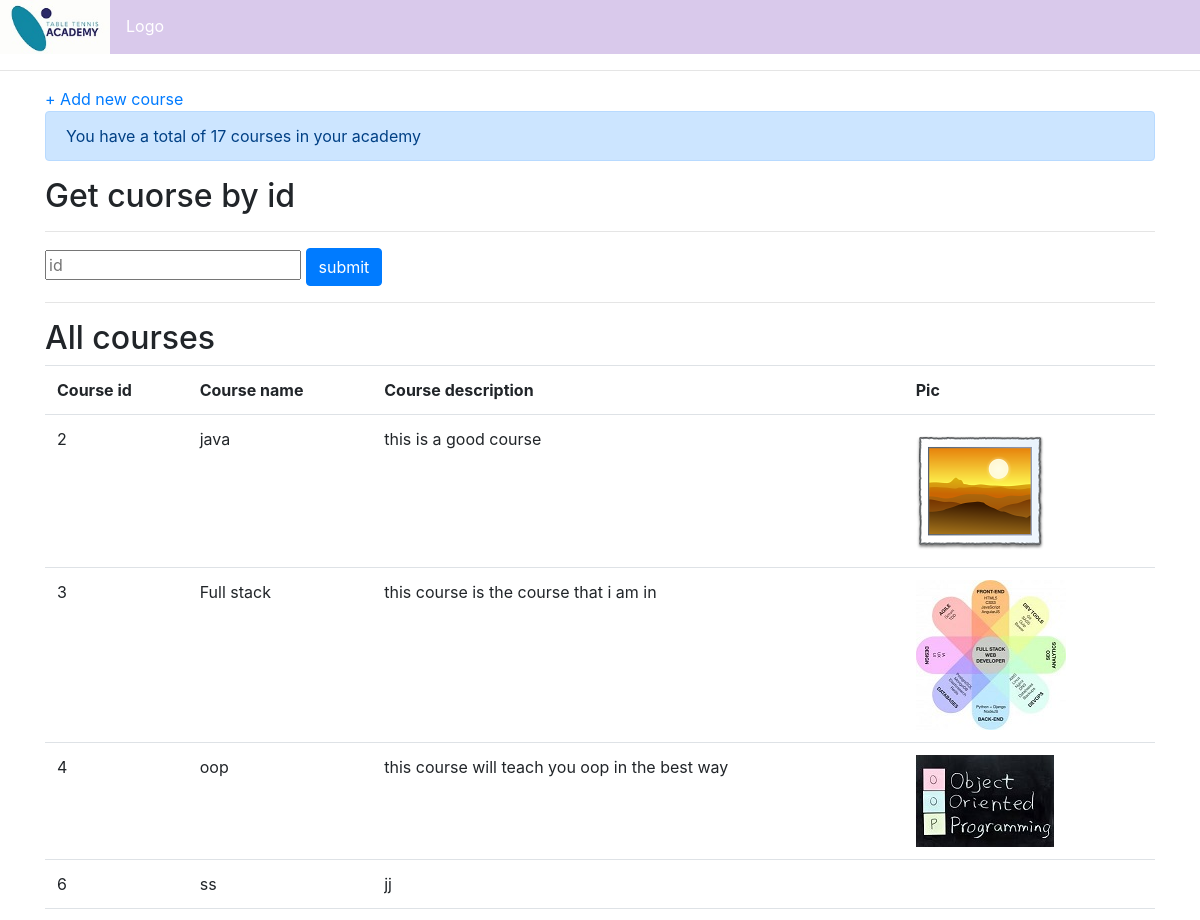
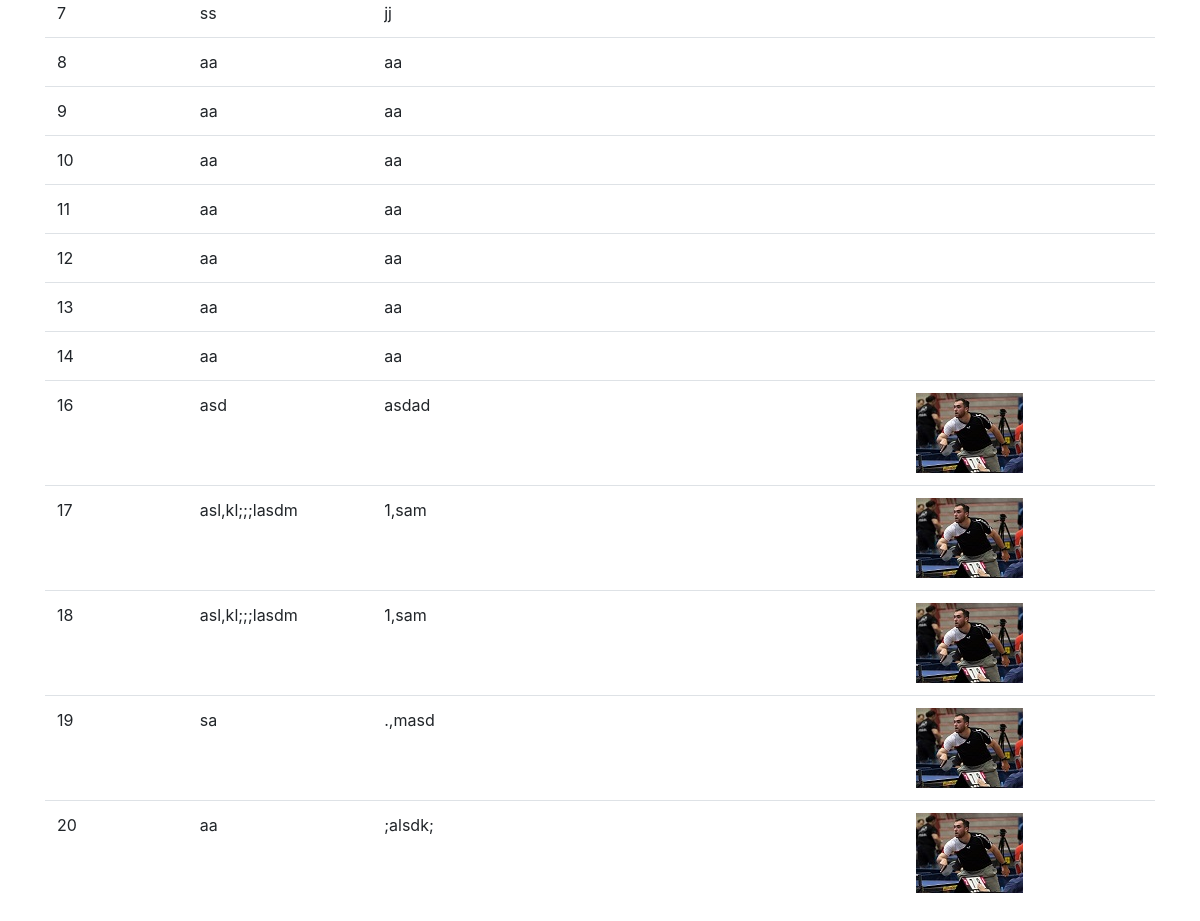
Page /showcourses.php on the committed database (2 pictures, top to bottom).
### tables this page shows
CREATE TABLE `courses` (
  `id` int(11) NOT NULL,
  `name` varchar(50) NOT NULL,
  `description` varchar(500) NOT NULL,
  `pic` varchar(50) NOT NULL
);

### dal.php (called while the page is built, shortened)
<?php
final class DataAccessLayer
{
    private $host = '127.0.0.1';
    private $db = 'school';
    private $user = 'root';
    private $pass = '';
    private $charset = 'utf8';
    private $dsn;
    private $opt = [
        PDO::ATTR_ERRMODE => PDO::ERRMODE_EXCEPTION,
        PDO::ATTR_DEFAULT_FETCH_MODE => PDO::FETCH_ASSOC,
        PDO::ATTR_EMULATE_PREPARES => false,
    ];
    private static $inst;
    private function __construct()
    {
        $this->dsn = "mysql:host=$this->host;dbname=$this->db;charset=$this->charset";
    }
    public static function Instance() {
        if (DataAccessLayer::$inst === null) {
            DataAccessLayer::$inst = new DataAccessLayer();
        }
        return DataAccessLayer::$inst;
    }
    public function select($query, $params = null)
    {
        $pdo = new PDO($this->dsn, $this->user, $this->pass, $this->opt);
        $statement = $pdo->prepare($query);
        if (!empty($params)) {
            $statement->execute($params);
        }
        else {
            $statement->execute();
        }
        return $statement;
    }
    public function selectCount($query, $params = null) {
        $pdo = new PDO($this->dsn, $this->user, $this->pass, $this->opt);
        $statement = $pdo->prepare($query);
        $statement->execute($params);
        return $statement->fetchColumn();
    }
}

### courses-bl.php (called while the page is built, shortened)
<?php
    require_once "courses-model.php";
    class BusinessLogiccourses extends BusinessLogic {
        public function get()
        {
            $q = 'SELECT * FROM `courses`';
            $results = $this->dal->select($q);
            $resultsArray = [];
            while ($row = $results->fetch()) {
                array_push($resultsArray, new coursesModel($row ,$this->getStudentWithCours($row['id'])));
            }
            return $resultsArray;
        }
        public function getOne($id)
        {
            $q = 'SELECT * FROM `courses` WHERE id=?';
            $results = $this->dal->select($q, [
                 $id
            ]);
            $row = $results->fetch();
            return new coursesModel($row);
        }
        public function getStudentWithCours($sid)
        {
            $cours_query = 'SELECT * FROM `conection` WHERE `student_id` = ?';
            $coursArray = $this->dal->select($cours_query, [
                $sid
            ]);
            $coursObjectsArray = [];
            while ($coursRow = $coursArray->fetch()) {
                array_push($coursObjectsArray, $this->getOne($coursRow['course_id']));
            }
            return $coursObjectsArray;
        }
        public function count() {
            $q = "SELECT count(*) FROM `courses`";
            return $this->dal->selectCount($q);
        }
    }
?>

### courses-model.php (called while the page is built, shortened)
<?php
    require_once 'courses-bl.php';
    class coursesModel implements IModel {
        private $id;
        private $name;
        private $description;
        private $pic;
        public function __construct($arr,$coursObjectsArray = null) {
            if (!empty($arr['id']))
                $this->id = $arr['id'];
            $this->name = $arr['name'];
            $this->description = $arr['description'];
            $this->pic = $arr['pic'];
        }
        function getId() {
            return $this->id ;
        }
        function getName() {
            return $this->name;
        }
        function getDescription() {
            return $this->description;
        }
        function getPic() {
            return $this->pic;
        }
        }
?>

### showcourses.php (the view, shortened to what this page needs)
<?php
 include 'header.php';
 require_once 'courses-bl.php';
 $bl = new BusinessLogiccourses;
 $sbl = new BusinessLogicstudents;
 $arrayOfcourses = $bl->get();
            ?>
            <?php
 if (!empty($_POST['update'])){
        ?>
        <div class="uc">
            <h2>Update course</h2>
        <form  class="form-group" id='updatecourse' action='<?php echo basename($_SERVER['PHP_SELF']); ?>' method='POST' novalidate>
        <input type='hidden' name='id' value="<?php echo $_POST["id"] ?>">
        <input class="form-control" name='cname' placeholder='Course name' value='<?php echo !empty($_POST['cname']) ? $_POST['cname'] : '' ?>' required>
        <input class="form-control" name='cdesc' type="text" placeholder="Course description" required>
        <input class="form-control" name="pic" type="file">
        <button class="form-control btn btn-primary" name="uc" type="submit" value="3">Save</button>
    </form>
    </div>
 <?php
 }
 else{
     ?>
<div class="addc">
        <a href='addcourse.php'>+ Add new course</a>
        </div>
        <div class="alert alert-primary">You have a total of  <?php echo $bl->count(); ?> courses in your academy </h4>
        </div>
<form action="<?php echo basename($_SERVER['PHP_SELF']);?>" method="POST">
<h2>Get cuorse by id </h2>
<hr>
<input type="number" placeholder="id" name="id">
<button type="submit" class="btn btn-primary" name="getbyid" value="4">submit</button>
</form>
<hr>
<?php
if(!empty($_POST['id'])){
    $item = $bl->getOne($_POST['id']);
    if (!$item->getId()){
        ?>
        <div class="alert alert-primary">
        <strong>There is no such course</strong>
    </div>
         <?php
    } else {
?>
<table class="table">
<h2><?php echo $item->getName()?><h2/>
<tr>
        <th>Course id</th>
         <th>Course name</th>
         <th>Course description</th>
         <th>Pic</th>
</tr>
     <tr>
         <td><?php echo $item->getId() ?></td>
         <td><?php echo $item->getName() ?></td>
         <td><?php echo $item->getDescription() ?></td>
         <td><img src="<?php echo $item->getPic()  ?>"></td>
         <form method='POST'>
         <input type='hidden' name='id' value="<?php echo $item->getId() ?>">
         <?php if ($_SESSION['pl']!=3) { ?>
         <td><button type="submit" class="btn btn-primary" name="delete" value="4">Delete</button></td>
         <td><button type="submit" class="btn btn-primary" name="update" value="5">Update</button></td>
         <tr>
         <?php }}?>
        </form>
     </table>
<?php
$item1 = $sbl->getCoursWithStudent($_POST['id']);?>
<h2>Students that are in this course</h2>
<?php
foreach ($item1 as $s){
?>
 <table class="table">
<tr>
         <th>Student id</th>
         <th>Student name</th>
         <th>Student last name</th>
         <th>Email</th>
         <th>Phone number</th>
         <th>Pic</th>
         </tr>
         <tr>
         <td><?php echo $s->getId() ?></td>
         <td><?php echo $s->getName() ?></td>
         <td><?php echo $s->getLastname() ?></td>
         <td><?php echo $s->getEmail()  ?></td>
         <td><?php echo $s->getPhonenum()  ?></td>
         <td><img src="<?php echo $s->getPic()  ?>"></td>
</table>
<?php }}
else{?>
 <h2>All courses</h2>
 <table class="table">
 <tr>
         <th>Course id</th>
         <th>Course name</th>
         <th>Course description</th>
         <th>Pic</th>
         </tr>
 <?php foreach ($arrayOfcourses as $item) {?>
         <tr>
         <td><?php echo $item->getId() ?></td>
         <td><?php echo $item->getName() ?></td>
         <td><?php echo $item->getDescription() ?></td>
         <td><img src="<?php echo $item->getPic()  ?>"></td>
     </tr>
 <?php }}?>
 </table>
 <?php
 }
include 'footer.php';
?>

### rows in the picture
courses: id "2", name "java", description "this is a good course", pic (picture)
courses: id "3", name "Full stack", description "this course is the course that i am in", pic (picture)
courses: id "4", name "oop", description "this course will teach you oop in the best way", pic (picture)
courses: id "6", name "ss", description "jj"
courses: id "7", name "ss", description "jj"
courses: id "8", name "aa", description "aa"
courses: id "9", name "aa", description "aa"
courses: id "10", name "aa", description "aa"
courses: id "11", name "aa", description "aa"
courses: id "12", name "aa", description "aa"
courses: id "13", name "aa", description "aa"
courses: id "14", name "aa", description "aa"
courses: id "16", name "asd", description "asdad", pic (picture)
courses: id "17", name "asl,kl;;;lasdm", description "1,sam", pic (picture)
courses: id "18", name "asl,kl;;;lasdm", description "1,sam", pic (picture)
courses: id "19", name "sa", description ".,masd", pic (picture)
courses: id "20", name "aa", description ";alsdk;", pic (picture)

### other values in the picture
$bl->count() "17"
